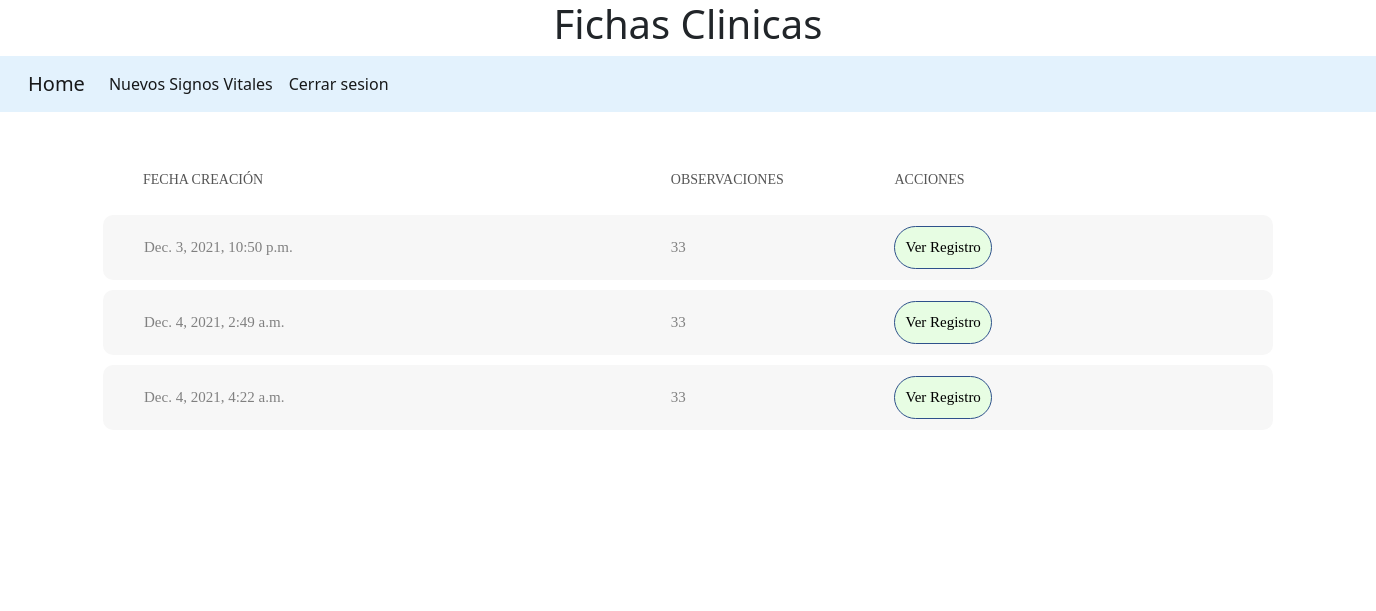
Before: /SignosVitales/1121/ with the older database file.
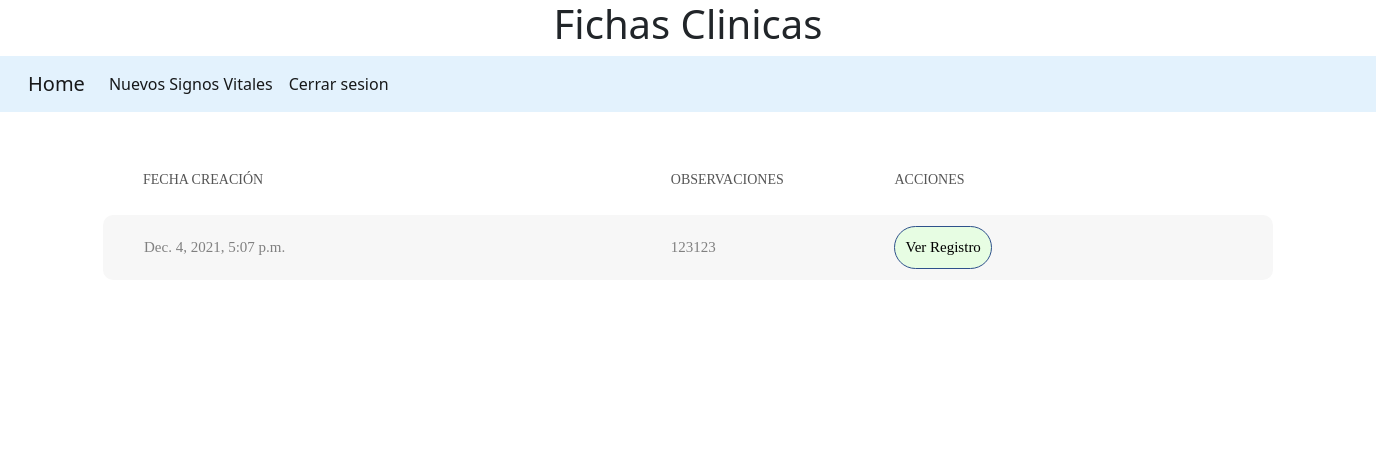
After: the same page with the newer database file.
### paciente/models.py (models this page shows, shortened)
class SignosVitales(models.Model):
    id_signosvitales          = models.AutoField('id signos vitales', primary_key=True)
    temperatura               = models.CharField('Temperatura', null=True, max_length=50)
    respiracion               = models.CharField('Respiracion', null=True, max_length=50)
    tension                   = models.CharField('Tension', null=True, max_length=50)
    evaluacion                = models.CharField('Evaluacion', null=True, max_length=150)
    miccion                   = models.CharField('Miccion', null=True, max_length=150)
    vomito                    = models.CharField('Vomito', null=True, max_length=150)
    gases                     = models.CharField('Gases', null=True, max_length=50)
    dolor                     = models.CharField('Dolor', null=True, max_length=50)
    transfusion_sangre        = models.CharField('Transfusion de Sangre', null=True, max_length=100)
    frecuencia_cardiaca       = models.CharField('Frecuencia Cardiaca', null=True, max_length=50)
    saturacion                = models.CharField('Saturacion', null=True, max_length=50)
    presion_venosa_central    = models.CharField('Presión Venosa Central', null=True, max_length=50)
    presion_arterial_media    = models.CharField('Presión Arterial Media', null=True, max_length=50)
    peso                      = models.CharField('Peso', null=True, max_length=50)
    talla                     = models.CharField('Talla', null=True, max_length=50)
    Presion_Intracraneal      = models.CharField('Presion Intracraneal', null=True, max_length=50)
    Presion_arterial_pulmonar = models.CharField('Presion Arterial Pulmonar', null=True, max_length=50)
    observaciones             = models.CharField('Observaciones', null=True, max_length=50)
    paciente_rut              = models.ForeignKey(Paciente,on_delete=models.CASCADE)
    fecha_creacion            = models.DateTimeField('Fecha registro', default=timezone.now)
    class meta:
        verbose_name = 'Signos Vitales'
        verbose_name_plural = 'Signos Vitales'

### paciente/views.py (the view)
# urls.py: path('SignosVitales/<str:rut>/', SignosViews.as_view(), name='signosVitales'),
class SignosViews(ListView):
    model = SignosVitales
    template_name = 'signosVitales.html'

### paciente/templates/signosVitales.html (shortened to what this page needs)
{% extends "signosbase.html"%}
{% load static %}
{% load bootstrap4 %}
{% block extrahead %}
<link rel="stylesheet" type="text/css" href="{% static path %}vendor/bootstrap/css/bootstrap.min.css">
<link rel="stylesheet" type="text/css" href="{% static path %}fonts/font-awesome-4.7.0/css/font-awesome.min.css">
<link rel="stylesheet" type="text/css" href="{% static path %}vendor/animate/animate.css">
<link rel="stylesheet" type="text/css" href="{% static path %}vendor/select2/select2.min.css">
<link rel="stylesheet" type="text/css" href="{% static path %}vendor/perfect-scrollbar/perfect-scrollbar.css">
<link rel="stylesheet" type="text/css" href="{% static path %}css/util.css">
<link rel="stylesheet" type="text/css" href="{% static path %}css/main.css">
{% endblock extrahead %}
{% block body %}
<section>
    <div class="limiter">
        <div class="container-table100">
            <div class="wrap-table100">
                <div class="table100 ver5 m-b-110">
                    <div class="table100-head">
                        <table>
                            <thead>
                                <tr class="row100 head">
                                    <th class="cell100 column1">Fecha creaci&oacute;n</th>
                                    <th class="cell100 column2">Observaciones</th>
                                    <th class="cell100 column3">Acciones</th>
                                </tr>
                            </thead>
                        </table>
                    </div>
                    <div class="table100-body js-pscroll">
                        <table>
                            <tbody>
                            {% for Signos in object_list %}
                                <tr class="row100 body">
                                    <td class="cell100 column1">{{Signos.fecha_creacion}}</td>
                                    <td class="cell100 column2">{{Signos.observaciones}}</td>
                                    <td class="cell100 column3">
                                        <button type="button" class="btn-historial" style="background-color: #e7fde3;"><a href="">Ver Registro</a></button>
                                    </td>
                                </tr>
                            {% endfor%}
                            </tbody>
                        </table>
                    </div>
                </div>
            </div>
        </div>
    </div>
</section>
{% endblock %}

### paciente/templates/signosbase.html (shortened to what this page needs)
{% load static %}
<!doctype html>
<html lang="en">
  <head>
    {% block extrahead %}
    {% endblock extrahead %}
    <link rel="stylesheet" href="/static/paciente/css/style.css">
    <link href="https://cdn.jsdelivr.net/npm/bootstrap@5.1.3/dist/css/bootstrap.min.css" rel="stylesheet">
    <header style="text-align: center;">
        <h1>Fichas Clinicas</h1>
    </header>
  </head>
  <body>
    <nav class="navbar navbar-expand-lg navbar-light" style="background-color: #e3f2fd;">
      <div class="container-fluid">
        <a class="navbar-brand" href="/">Home</a>
        <div class="collapse navbar-collapse" id="navbarNav">
          <ul class="navbar-nav">
            <li class="nav-item";">
              <a class="nav-link active" aria-current="page" href="/paciente/NuevoSignosVitales">Nuevos Signos Vitales</a>
            </li>
          </ul>
          <ul class="navbar-nav">
            <li class="nav-item";">
              <a class="nav-link active" aria-current="page" href="{% url 'logout' %}">Cerrar sesion</a>
            </li>
          </ul>
        </div>
      </div>
    </nav>
{% block body %}
{% endblock %}
</body>
</html>

### paciente/static/css/main.css (style rules this page uses)
* { margin: 0px; padding: 0px; box-sizing: border-box; }
body, html { height: 100%; font-family: sans-serif; }
a { margin: 0px; transition: all 0.4s; -webkit-transition: all 0.4s; -o-transition: all 0.4s; -moz-transition: all 0.4s; }
h1,h2,h3,h4,h5,h6 { margin: 0px; }
ul, li { margin: 0px; list-style-type: none; }
button { outline: none !important; border: none; background: transparent; }
.js-pscroll { position: relative; overflow: hidden; }
.limiter { width: 1366px; margin: 0 auto; }
.container-table100 { width: 100%; background: #fff; display: -webkit-box; display: -webkit-flex; display: -moz-box; display: -ms-flexbox; display: flex; align-items: center; justify-content: center; flex-wrap: wrap; padding: 33px 30px; }
.wrap-table100 { width: 1170px; }
.table100 { background-color: #fff; }
table { width: 100%; }
th, td { font-weight: unset; padding-right: 10px; }
.column1 { width: 33%; padding-left: 40px; }
.column2 { width: 13%; }
.column3 { width: 22%; }
.table100-head th { padding-top: 18px; padding-bottom: 18px; }
.table100-body td { padding-top: 16px; padding-bottom: 16px; }
.table100 { position: relative; padding-top: 60px; }
.table100-head { position: absolute; width: 100%; top: 0; left: 0; }
.table100-body { max-height: 585px; overflow: auto; }
.table100.ver5 { margin-right: -30px; }
.table100.ver5 .table100-head { padding-right: 30px; }
.table100.ver5 th { font-family: Lato-Bold; font-size: 14px; color: #555555; line-height: 1.4; text-transform: uppercase; background-color: transparent; }
.table100.ver5 td { font-family: Lato-Regular; font-size: 15px; color: #808080; line-height: 1.4; background-color: #f7f7f7; }
.table100.ver5 .table100-body tr { overflow: hidden; border-bottom: 10px solid #fff; border-radius: 10px; }
.table100.ver5 .table100-body table { border-collapse: separate; border-spacing: 0 10px; }
.table100.ver5 .table100-body td { border: solid 1px transparent; border-style: solid none; padding-top: 10px; padding-bottom: 10px; }
.table100.ver5 .table100-body td:first-child { border-left-style: solid; border-top-left-radius: 10px; border-bottom-left-radius: 10px; }
.table100.ver5 .table100-body td:last-child { border-right-style: solid; border-bottom-right-radius: 10px; border-top-right-radius: 10px; }
.table100.ver5 .table100-head th { padding-top: 25px; padding-bottom: 25px; }
.table100.ver5 { overflow: hidden; }
.table100.ver5 .table100-body { padding-right: 30px; }
.btn-historial { border: 1px solid #2e518b; padding: 10px; background-color: #e3f2fd; color: #ffffff; text-decoration: none; border-radius: 50px; }
button a { text-decoration: none; color: black; }

### paciente/static/css/style.css (style rules this page uses)
*,*:after,*:before { box-sizing: border-box; }
html { box-sizing: inherit; background: linear-gradient(to left, #E8FFF9 , #eef2f3); }
body { margin: 2% auto; text-align: center; font-size: 14px; font-family: Verdana; }

Changed rows visible on the page:
removed SignosVitales: fecha_creacion "Dec. 3, 2021, 10:50 p.m.", observaciones "33"
removed SignosVitales: fecha_creacion "Dec. 4, 2021, 2:49 a.m.", observaciones "33"
removed SignosVitales: fecha_creacion "Dec. 4, 2021, 4:22 a.m.", observaciones "33"
added SignosVitales: fecha_creacion "Dec. 4, 2021, 5:07 p.m.", observaciones "123123"
